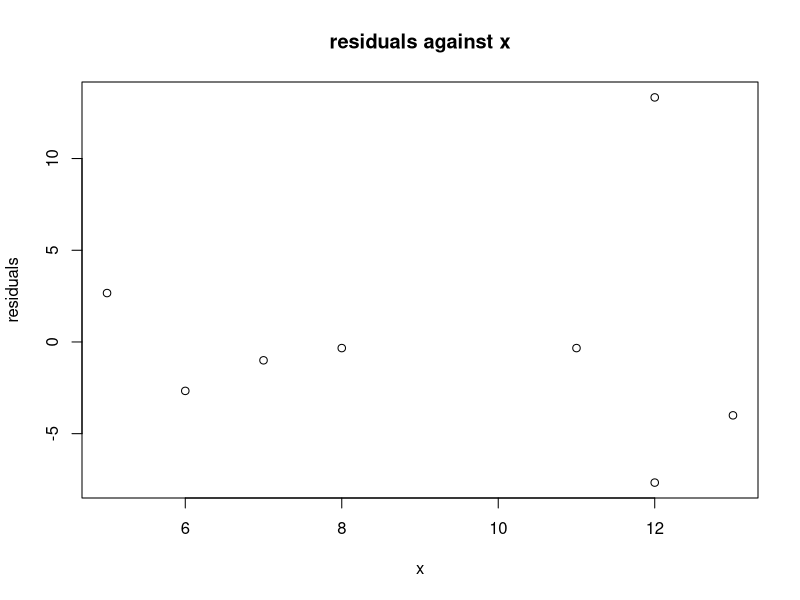
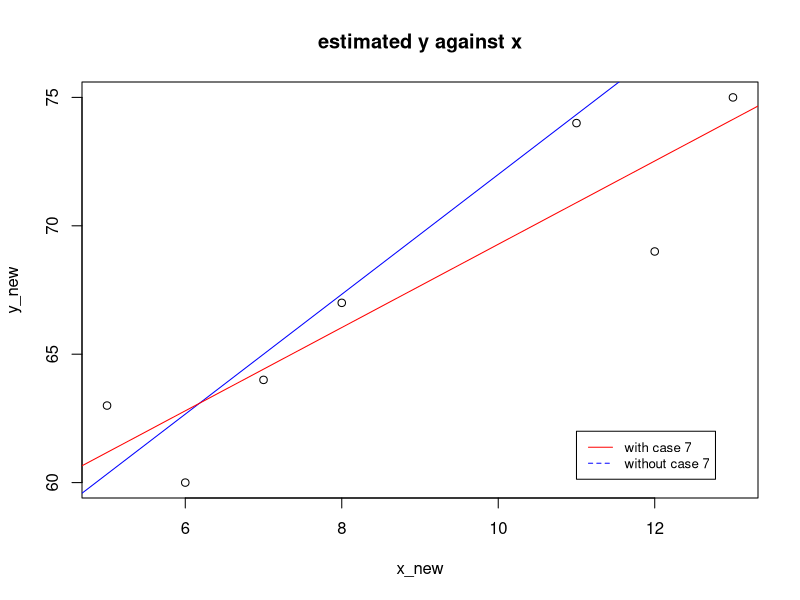

Write the R code that produced these figures, in order.
x <- c(5, 8, 11, 7, 13, 12, 12, 6)
y <- c(63, 67, 74, 64, 75, 69, 90, 60)
lm(y ~ x, data = data.frame(x = x, y = y))
residuals <- residuals(lm(y ~ x, data = data.frame(x = x, y = y)))
plot(x, residuals, main = "residuals against x")
residuals
x_new <- c(5, 8, 11, 7, 13, 12, 6)
y_new <- c(63, 67, 74, 64, 75, 69, 60)

plot(x_new, y_new, main = "estimated y against x")

abline((lm(y ~ x, data = data.frame(x = x, y = y))), col = "blue")
abline((lm(y ~ x, data = data.frame(x = x_new, y = y_new))), col = "red")
legend(11, 62,
    legend = c("with case 7", "without case 7"),
    col = c("red", "blue"), lty = 1:2, cex = 0.8
)

lm(y ~ x, data = data.frame(x = x, y = y))
lm(y ~ x, data = data.frame(x = x_new, y = y_new))

mean(x)
